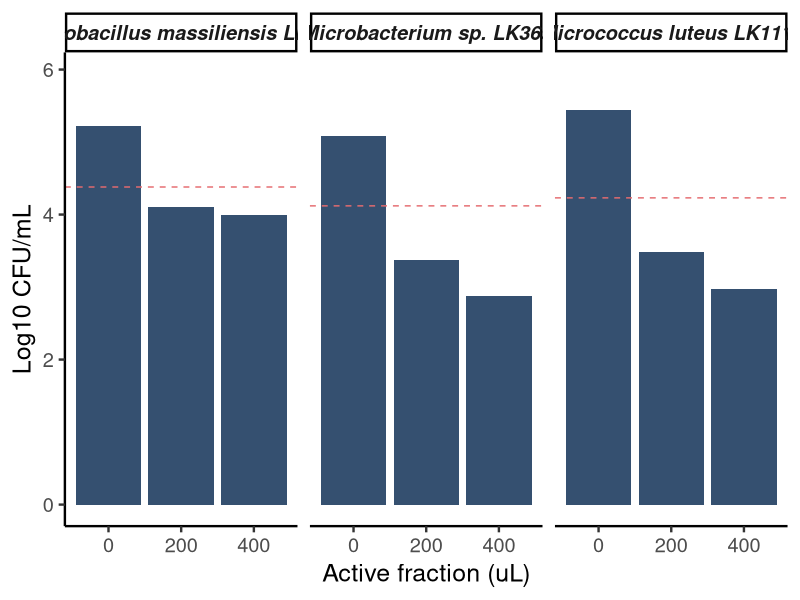
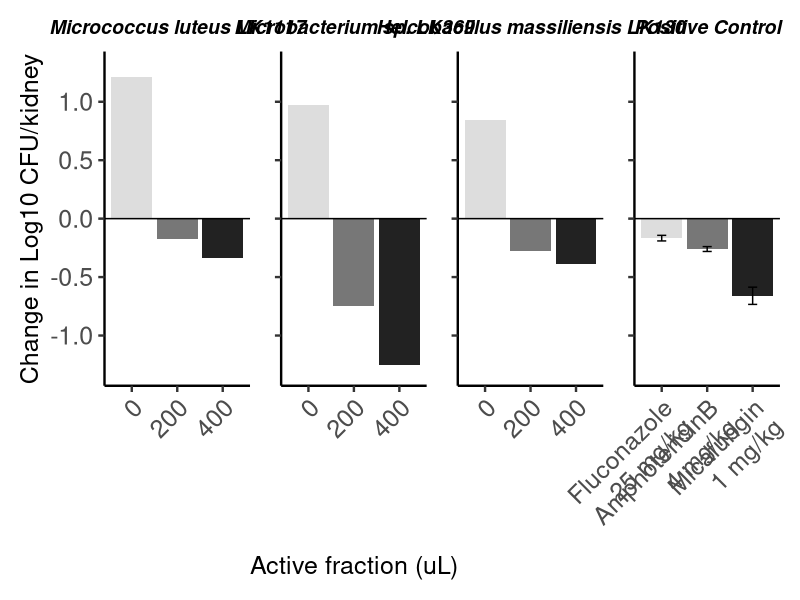

Write the R code that produced these figures, in order.
# Load library
library(ggplot2)
library(dplyr)
library(patchwork)
library(stringr)

color <- c("#355070", "#6D597A" ,"#B56576", "#E56B6F", "#EAAC8B", "#F1E9DA")

# Create the data frame
data <- data.frame(
  Sample = factor(rep(c("Helcobacillus massiliensis LK130", "Microbacterium sp. LK369", "Micrococcus luteus LK1117"), each=3)),
  Dose = factor(rep(c("0", "200", "400"), 3), levels=c("0", "200", "400")),
  Starting = rep(c(4.38, #LK130
                   4.12, #LK369
                   4.23), #LK1117
                 each=3),
  Change = c(0.84, -0.28, -0.39, # LK130
             0.97, -0.75, -1.25, # LK369
             1.21, -0.17, -0.34), # LK1117
  Ending = c(5.22, 4.10, 3.99, # LK130
             5.09, 3.37, 2.87, # LK369
             5.44, 3.48, 2.98) #LK1117
)

data %>%
  mutate(Sample = factor(Sample, levels = c("Micrococcus luteus LK1117", "Microbacterium sp. LK369", "Helcobacillus massiliensis LK130"))) %>%
  ggplot(aes(x=Dose, y=Ending)) +
  geom_bar(stat="identity", fill="#355070") +
  geom_hline(data=data.frame(Sample=c("Micrococcus luteus LK1117", "Microbacterium sp. LK369", "Helcobacillus massiliensis LK130"), yint=c(4.23, 4.12, 4.38)),
             aes(yintercept=yint), linetype="dashed", color="#E56B6F") +
  labs(x="Active fraction (uL)", y="Log10 CFU/mL") +
  facet_wrap(~Sample) +
  theme_classic(base_size = 18) +
  ylim(0, max(data$Ending) + 0.5) +
  theme(strip.text = element_text(face = "bold.italic"))


p1 <- data %>%
  filter(Sample == "Micrococcus luteus LK1117") %>%
  mutate(Sample = factor(Sample, levels = c("Micrococcus luteus LK1117", "Microbacterium sp. LK369", "Helcobacillus massiliensis LK130"))) %>%
  ggplot(aes(x=Dose, y=Change, fill = Dose)) +
  geom_bar(stat="identity") +
  scale_fill_manual(values = c("#dddddd", "#777777", "#222222")) +
  geom_hline(yintercept=0, linetype="solid", color="black") + 
  labs(x="Active fraction (uL)", y="Change in Log10 CFU/kidney") +
  #facet_wrap(~Sample, labeller = label_wrap_gen(width=10)) +
  theme_classic(base_size = 18) +
  ylim(-1.3, 1.3) +
  labs(x = NULL) +
  theme(strip.text = element_text(face = "bold.italic"),
        axis.text.x = element_text(size = 18, angle = 45, hjust = 1),
        axis.text.y = element_text(size = 18),
        legend.position = "none", 
        plot.title = element_text(face = "bold.italic", hjust = 0.5, size = 14)) +
  ggtitle("Micrococcus luteus LK1117")

p2 <- data %>%
  filter(Sample == "Microbacterium sp. LK369") %>%
  mutate(Sample = factor(Sample, levels = c("Micrococcus luteus LK1117", "Microbacterium sp. LK369", "Helcobacillus massiliensis LK130"))) %>%
  ggplot(aes(x=Dose, y=Change, fill = Dose)) +
  geom_bar(stat="identity") +
  scale_fill_manual(values = c("#dddddd", "#777777", "#222222")) +
  geom_hline(yintercept=0, linetype="solid", color="black") + 
  labs(x="Active fraction (uL)", y="Change in Log10 CFU/kidney") +
  #facet_wrap(~Sample, labeller = label_wrap_gen(width=10)) +
  theme_classic(base_size = 18) +
  ylim(-1.3, 1.3) +
  labs(y = NULL) +
  theme(strip.text = element_text(face = "bold.italic"),
        axis.text.x = element_text(size = 18, angle = 45, hjust = 1),
        axis.text.y = element_blank(),
        #axis.ticks.y = element_blank(),
        legend.position = "none", 
        plot.title = element_text(face = "bold.italic", hjust = 0.5, size = 14)) +
  ggtitle("Microbacterium sp. LK369")

p3 <- data %>%
  filter(Sample == "Helcobacillus massiliensis LK130") %>%
  mutate(Sample = factor(Sample, levels = c("Micrococcus luteus LK1117", "Microbacterium sp. LK369", "Helcobacillus massiliensis LK130"))) %>%
  ggplot(aes(x=Dose, y=Change, fill = Dose)) +
  geom_bar(stat="identity") +
  scale_fill_manual(values = c("#dddddd", "#777777", "#222222")) +
  geom_hline(yintercept=0, linetype="solid", color="black") + 
  labs(x="Active fraction (uL)", y="Change in Log10 CFU/kidney") +
  #facet_wrap(~Sample, labeller = label_wrap_gen(width=10)) +
  theme_classic(base_size = 18) +
  ylim(-1.3, 1.3) +
  labs(y = NULL, x = NULL) +
  theme(strip.text = element_text(face = "bold.italic"),
        axis.text.x = element_text(size = 18, angle = 45, hjust = 1),
        axis.text.y = element_blank(),
        #axis.ticks.y = element_blank(),
        legend.position = "none", 
        plot.title = element_text(face = "bold.italic", hjust = 0.5, size = 14)) +
  ggtitle("Helcobacillus massiliensis LK130")

# Add antifungal positive control data
data1 <- data.frame(
  Sample = factor(rep(c("Fluconazole 25 mg/kg", "AmphotericinB 4 mg/kg", "Micafungin 1 mg/kg"), each = 3)), 
  Dose = factor(rep(c("Rep1", "Rep2", "Rep3"), 3), levels=c("Rep1", "Rep2", "Rep3")),
  Change = c(-0.12, -0.20, -0.18, # Fluconazole 25 mg/kg
             -0.25, -0.23, -0.30, # Amphotericin B 4 mg/kg
             -0.77, -0.52, -0.69) # Micafungin 1 mg/kg
)

p4 <- data1 %>%
  mutate(Sample = factor(Sample, levels = c("Fluconazole 25 mg/kg", "AmphotericinB 4 mg/kg", "Micafungin 1 mg/kg"))) %>%
  group_by(Sample) %>%
  dplyr::summarise(MeanChange = mean(Change), 
                   SD = sd(Change, na.rm = TRUE),
                   SE = sd(Change, na.rm = TRUE) / sqrt(n()),
                   n = n()) %>%
  ggplot(aes(x=Sample, y=MeanChange, fill = Sample)) +
  geom_bar(stat="identity") +
  geom_errorbar(aes(ymin = MeanChange - SE, ymax = MeanChange + SE), 
                width = 0.2,
                position = position_dodge(0.9)) +
  scale_fill_manual(values = c("#dddddd", "#777777", "#222222")) +
  scale_x_discrete(labels = function(x) str_wrap(x, width = 10)) +
  geom_hline(yintercept=0, linetype="solid", color="black") + 
  labs(x=NULL, y="Change in Log10 CFU/kidney") +
  #facet_wrap(~Sample, labeller = label_wrap_gen(width=10)) +
  theme_classic(base_size = 18) +
  ylim(-1.3, 1.3) +
  labs(y = NULL) +
  theme(strip.text = element_text(face = "bold.italic"),
        axis.text.x = element_text(size = 18, angle = 45, hjust = 1),
        legend.position = "none",
        axis.text.y = element_blank(),
        #axis.ticks.y = element_blank(),
        plot.title = element_text(face = "bold.italic", hjust = 0.5, size = 14)) +
  ggtitle("Positive Control")

plot <- p1 + p2 + p3 + p4 + plot_layout(ncol = 4, widths = c(1, 1, 1, 1))
plot
